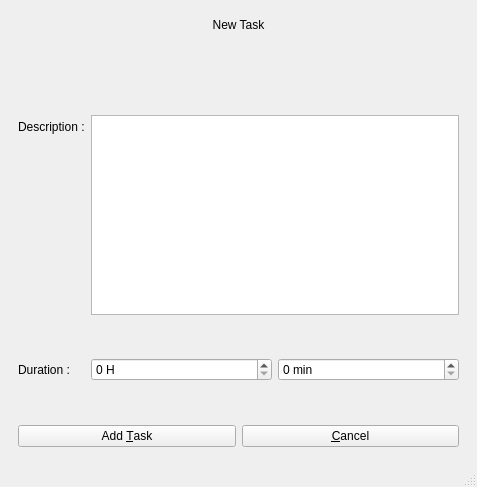
<?xml version="1.0" encoding="UTF-8"?>
<ui version="4.0">
 <class>MainWindow</class>
 <widget class="QMainWindow" name="MainWindow">
  <property name="geometry">
   <rect>
    <x>0</x>
    <y>0</y>
    <width>477</width>
    <height>487</height>
   </rect>
  </property>
  <property name="windowTitle">
   <string>Project Manager</string>
  </property>
  <property name="styleSheet">
   <string notr="true"/>
  </property>
  <widget class="QWidget" name="centralwidget">
   <layout class="QVBoxLayout" name="verticalLayout_4">
    <item>
     <widget class="QStackedWidget" name="stackedWidgetApp">
      <property name="currentIndex">
       <number>2</number>
      </property>
      <widget class="QWidget" name="pageHome">
       <layout class="QVBoxLayout" name="verticalLayout_2">
        <item>
         <layout class="QHBoxLayout" name="horizontalLayout">
          <item>
           <widget class="QLabel" name="labelHomeProject">
            <property name="maximumSize">
             <size>
              <width>70</width>
              <height>16777215</height>
             </size>
            </property>
            <property name="text">
             <string>Project :</string>
            </property>
           </widget>
          </item>
          <item>
           <widget class="QComboBox" name="comboBoxHomeProject">
            <property name="minimumSize">
             <size>
              <width>50</width>
              <height>0</height>
             </size>
            </property>
           </widget>
          </item>
          <item>
           <widget class="QPushButton" name="pushButtonHomeNewProject">
            <property name="text">
             <string>New &amp;Project</string>
            </property>
           </widget>
          </item>
         </layout>
        </item>
        <item>
         <layout class="QHBoxLayout" name="horizontalLayout_5">
          <item>
           <widget class="QListView" name="listViewHomeTasks"/>
          </item>
          <item>
           <layout class="QVBoxLayout" name="verticalLayout_3">
            <item>
             <widget class="QLabel" name="labelHomeTaskDescription">
              <property name="text">
               <string>Task Description</string>
              </property>
             </widget>
            </item>
            <item>
             <widget class="QLabel" name="labelHomeTaskDuration">
              <property name="maximumSize">
               <size>
                <width>16777215</width>
                <height>50</height>
               </size>
              </property>
              <property name="text">
               <string>08:52</string>
              </property>
             </widget>
            </item>
            <item>
             <widget class="QPushButton" name="pushButtonHomeSessionStartRestart">
              <property name="text">
               <string>&amp;Start / Restart</string>
              </property>
             </widget>
            </item>
            <item>
             <widget class="QPushButton" name="pushButtonHomeOrderUp">
              <property name="text">
               <string>&amp;Up</string>
              </property>
             </widget>
            </item>
            <item>
             <widget class="QPushButton" name="pushButtonHomeOrderDown">
              <property name="text">
               <string>&amp;Down</string>
              </property>
             </widget>
            </item>
            <item>
             <widget class="QCheckBox" name="checkBoxHomeTaskFinished">
              <property name="text">
               <string>&amp;Task finished</string>
              </property>
             </widget>
            </item>
           </layout>
          </item>
         </layout>
        </item>
        <item>
         <layout class="QHBoxLayout" name="horizontalLayout_2">
          <item>
           <widget class="QPushButton" name="pushButtonHomeNewTask">
            <property name="text">
             <string>New &amp;Task</string>
            </property>
           </widget>
          </item>
          <item>
           <widget class="QPushButton" name="pushButtonHomeDeleteTask">
            <property name="text">
             <string>&amp;Delete Task</string>
            </property>
           </widget>
          </item>
         </layout>
        </item>
       </layout>
      </widget>
      <widget class="QWidget" name="pageNewProject">
       <layout class="QVBoxLayout" name="verticalLayout_5">
        <item>
         <widget class="QLabel" name="labelNewProject">
          <property name="text">
           <string>New project</string>
          </property>
          <property name="alignment">
           <set>Qt::AlignCenter</set>
          </property>
         </widget>
        </item>
        <item>
         <spacer name="verticalSpacer_2">
          <property name="orientation">
           <enum>Qt::Vertical</enum>
          </property>
          <property name="sizeType">
           <enum>QSizePolicy::Maximum</enum>
          </property>
          <property name="sizeHint" stdset="0">
           <size>
            <width>20</width>
            <height>26</height>
           </size>
          </property>
         </spacer>
        </item>
        <item>
         <layout class="QFormLayout" name="formLayout_2">
          <item row="0" column="0">
           <widget class="QLabel" name="labelNewProjectTitle">
            <property name="text">
             <string>Title :</string>
            </property>
           </widget>
          </item>
          <item row="0" column="1">
           <widget class="QLineEdit" name="lineEditNewProjectTitle">
            <property name="maxLength">
             <number>75</number>
            </property>
            <property name="placeholderText">
             <string/>
            </property>
           </widget>
          </item>
          <item row="1" column="0">
           <widget class="QLabel" name="labelNewProjectStartDate">
            <property name="text">
             <string>Start date :</string>
            </property>
           </widget>
          </item>
          <item row="1" column="1">
           <widget class="QDateEdit" name="dateEditNewProjectStartDate">
            <property name="calendarPopup">
             <bool>true</bool>
            </property>
           </widget>
          </item>
          <item row="2" column="0">
           <widget class="QLabel" name="labelNewProjectEndDate">
            <property name="text">
             <string>End date :</string>
            </property>
           </widget>
          </item>
          <item row="2" column="1">
           <widget class="QDateEdit" name="dateEditNewProjectEndDate">
            <property name="calendarPopup">
             <bool>true</bool>
            </property>
           </widget>
          </item>
          <item row="3" column="0">
           <widget class="QLabel" name="labelNewProjectDescription">
            <property name="text">
             <string>Description :</string>
            </property>
           </widget>
          </item>
          <item row="3" column="1">
           <widget class="QPlainTextEdit" name="plainTextEditNewProjectDescription">
            <property name="overwriteMode">
             <bool>false</bool>
            </property>
           </widget>
          </item>
         </layout>
        </item>
        <item>
         <layout class="QHBoxLayout" name="horizontalLayout_3">
          <item>
           <widget class="QPushButton" name="pushButtonNewProjectCreate">
            <property name="text">
             <string>Create &amp;Project</string>
            </property>
           </widget>
          </item>
          <item>
           <widget class="QPushButton" name="pushButtonNewProjectCancel">
            <property name="text">
             <string>&amp;Cancel</string>
            </property>
           </widget>
          </item>
         </layout>
        </item>
       </layout>
      </widget>
      <widget class="QWidget" name="pageNewTask">
       <layout class="QVBoxLayout" name="verticalLayout">
        <item>
         <widget class="QLabel" name="labelNewTask">
          <property name="styleSheet">
           <string notr="true"/>
          </property>
          <property name="text">
           <string>New Task</string>
          </property>
          <property name="alignment">
           <set>Qt::AlignCenter</set>
          </property>
         </widget>
        </item>
        <item>
         <spacer name="verticalSpacer">
          <property name="orientation">
           <enum>Qt::Vertical</enum>
          </property>
          <property name="sizeType">
           <enum>QSizePolicy::Maximum</enum>
          </property>
          <property name="sizeHint" stdset="0">
           <size>
            <width>20</width>
            <height>40</height>
           </size>
          </property>
         </spacer>
        </item>
        <item>
         <layout class="QFormLayout" name="formLayout">
          <item row="1" column="0">
           <widget class="QLabel" name="labelNewTaskDuration">
            <property name="text">
             <string>Duration :</string>
            </property>
           </widget>
          </item>
          <item row="1" column="1">
           <layout class="QHBoxLayout" name="horizontalLayout_6">
            <property name="sizeConstraint">
             <enum>QLayout::SetDefaultConstraint</enum>
            </property>
            <item>
             <widget class="QSpinBox" name="spinBoxNewTaskDurationInHours">
              <property name="suffix">
               <string> H</string>
              </property>
              <property name="maximum">
               <number>999</number>
              </property>
             </widget>
            </item>
            <item>
             <widget class="QSpinBox" name="spinBoxNewTaskDurationInMinutes">
              <property name="suffix">
               <string> min</string>
              </property>
              <property name="maximum">
               <number>59</number>
              </property>
             </widget>
            </item>
           </layout>
          </item>
          <item row="0" column="0">
           <widget class="QLabel" name="labelNewTaskDescription">
            <property name="text">
             <string>Description :</string>
            </property>
           </widget>
          </item>
          <item row="0" column="1">
           <widget class="QPlainTextEdit" name="plainTextEditNewTaskDescription">
            <property name="maximumSize">
             <size>
              <width>16777215</width>
              <height>200</height>
             </size>
            </property>
           </widget>
          </item>
         </layout>
        </item>
        <item>
         <layout class="QHBoxLayout" name="horizontalLayout_4">
          <item>
           <widget class="QPushButton" name="pushButtonNewTaskAddTask">
            <property name="text">
             <string>Add &amp;Task</string>
            </property>
           </widget>
          </item>
          <item>
           <widget class="QPushButton" name="pushButtonNewTaskCancel">
            <property name="text">
             <string>&amp;Cancel</string>
            </property>
           </widget>
          </item>
         </layout>
        </item>
       </layout>
      </widget>
     </widget>
    </item>
   </layout>
  </widget>
  <widget class="QMenuBar" name="menubar">
   <property name="geometry">
    <rect>
     <x>0</x>
     <y>0</y>
     <width>477</width>
     <height>23</height>
    </rect>
   </property>
  </widget>
  <widget class="QStatusBar" name="statusbar"/>
 </widget>
 <resources/>
 <connections/>
</ui>
